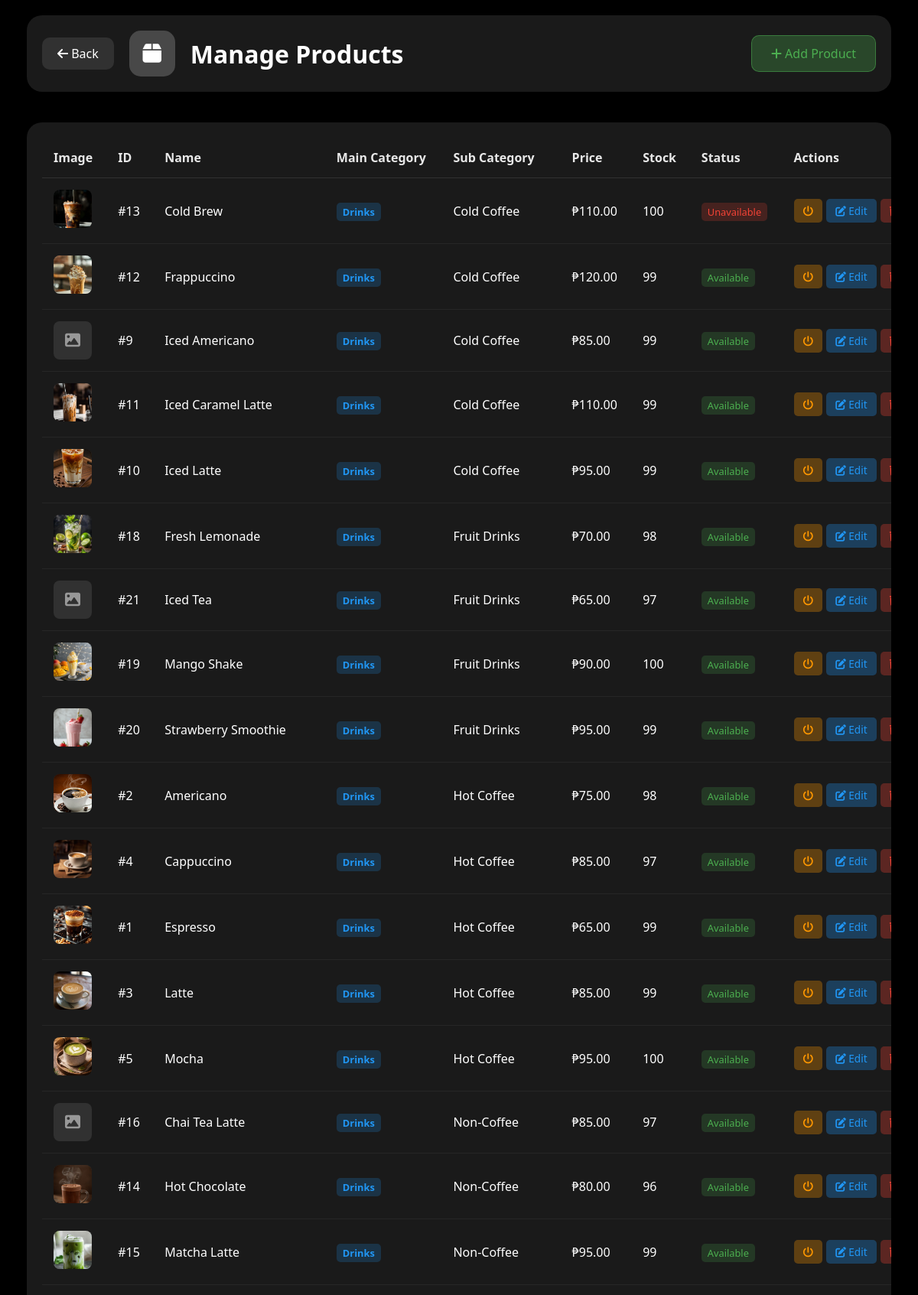
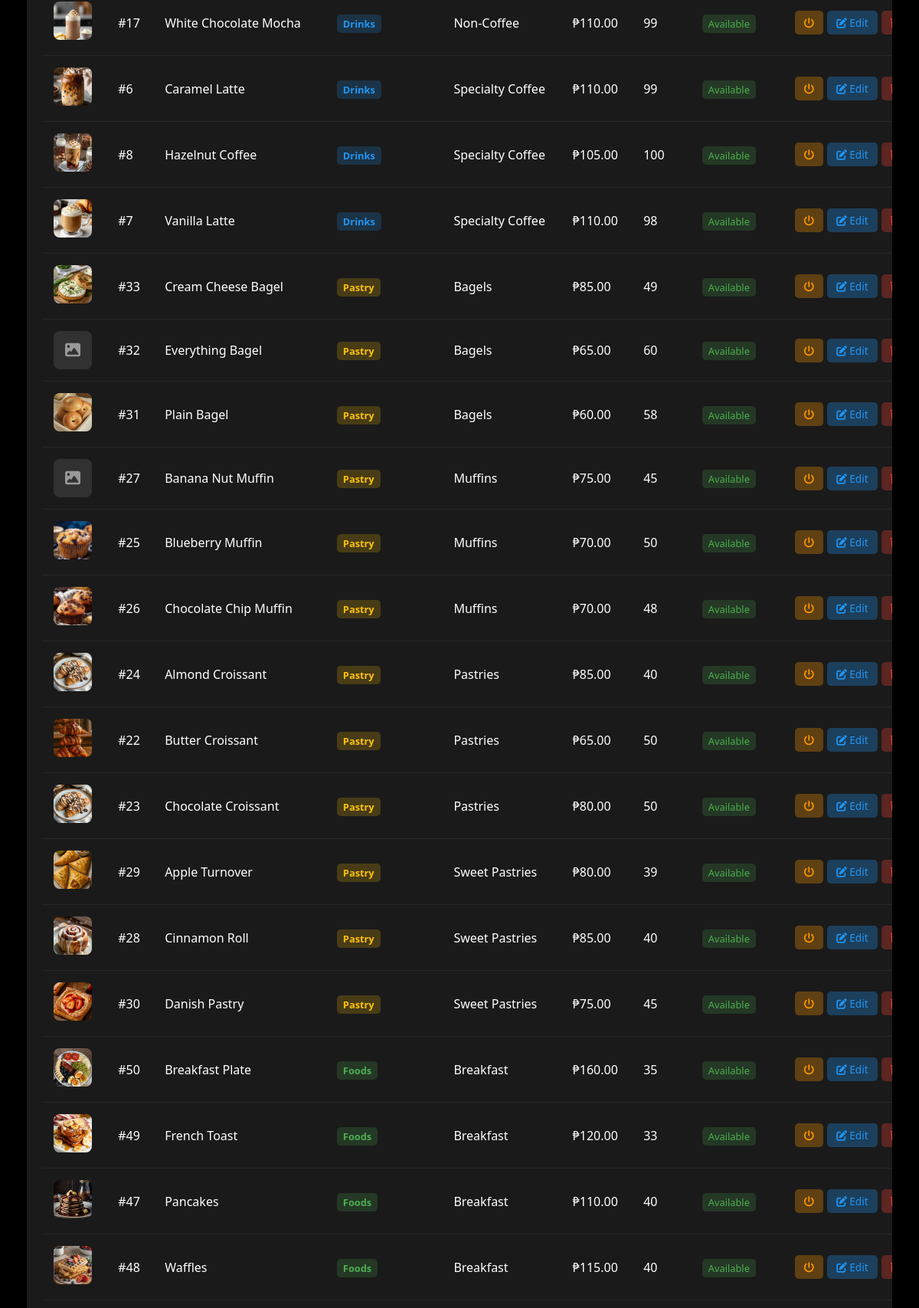
/manage-products.php (signed in, upper part), run on the app's committed database (2 pictures, top to bottom).
### tables this page shows
CREATE TABLE `products` (
  `id` int(11) NOT NULL,
  `name` varchar(100) NOT NULL,
  `description` text DEFAULT NULL,
  `price` decimal(10,2) NOT NULL,
  `main_category` enum('drinks','pastry','foods') NOT NULL,
  `sub_category` varchar(50) DEFAULT NULL,
  `image` varchar(255) DEFAULT 'default-product.jpg',
  `stock` int(11) DEFAULT 0,
  `is_available` tinyint(1) DEFAULT 1,
  `created_at` timestamp NOT NULL DEFAULT current_timestamp(),
  `updated_at` timestamp NULL DEFAULT NULL ON UPDATE current_timestamp()
);

### manage-products.php (the view, shortened to what this page needs)
<?php
require_once 'config.php';
$products = $conn->query("SELECT * FROM products ORDER BY main_category, sub_category, name");
?>
<!DOCTYPE html>
<html lang="en">
<head>
    <link rel="stylesheet" href="https://cdnjs.cloudflare.com/ajax/libs/font-awesome/6.4.0/css/all.min.css">
</head>
<body>
    <video autoplay muted loop id="video-background">
        <source src="videos/coffee-bg2.mp4" type="video/mp4">
    </video>
    <div class="video-overlay"></div>
    <div class="container">
        <div class="header">
            <div class="brand">
                <a href="dashboard.php"><i class="fas fa-arrow-left"></i> Back</a>
                <div class="logo"><i class="fas fa-box"></i></div>
                <div class="brand-text">
                    <h1>Manage Products</h1>
                </div>
            </div>
            <button class="btn-add" onclick="openAddModal()"><i class="fas fa-plus"></i> Add Product</button>
        </div>
        <div class="products-table">
            <table>
                <thead>
                    <tr>
                        <th>Image</th>
                        <th>ID</th>
                        <th>Name</th>
                        <th>Main Category</th>
                        <th>Sub Category</th>
                        <th>Price</th>
                        <th>Stock</th>
                        <th>Status</th>
                        <th>Actions</th>
                    </tr>
                </thead>
                <tbody>
                    <?php if ($products && $products->num_rows > 0): ?>
                        <?php while($product = $products->fetch_assoc()): ?>
                        <tr>
                            <td>
                                <?php
                                $image_path = "images/" . $product['image'];
                                if (!empty($product['image']) && file_exists($image_path)):
                                ?>
                                    <img src="<?php echo $image_path; ?>" alt="<?php echo $product['name']; ?>" class="product-thumb">
                                <?php else: ?>
                                    <div class="product-thumb-placeholder">
                                        <i class="fas fa-image"></i>
                                    </div>
                                <?php endif; ?>
                            </td>
                            <td>#<?php echo $product['id']; ?></td>
                            <td><?php echo htmlspecialchars($product['name']); ?></td>
                            <td>
                                <span class="category-badge category-<?php echo $product['main_category']; ?>">
                                    <?php echo ucfirst($product['main_category']); ?>
                                </span>
                            </td>
                            <td><?php echo htmlspecialchars($product['sub_category'] ?? 'N/A'); ?></td>
                            <td>₱<?php echo number_format($product['price'],2); ?></td>
                            <td><?php echo $product['stock']; ?></td>
                            <td>
                                <span class="availability-badge <?php echo $product['is_available'] ? 'available' : 'unavailable'; ?>">
                                    <?php echo $product['is_available'] ? 'Available' : 'Unavailable'; ?>
                                </span>
                            </td>
                            <td>
                                <div class="action-buttons">
                                    <form method="POST" style="display: inline;">
                                        <button type="submit" name="toggle_availability" class="btn-toggle" title="Toggle Availability">
                                            <i class="fas fa-power-off"></i>
                                        </button>
                                    </form>
                                    <button class="btn-edit" onclick='openEditModal(<?php echo json_encode($product); ?>)'>
                                        <i class="fas fa-edit"></i> Edit
                                    </button>
                                    <button class="btn-delete" onclick="openDeleteModal(<?php echo $product['id']; ?>, '<?php echo addslashes($product['name']); ?>', '<?php echo $product['image']; ?>')">
                                        <i class="fas fa-trash"></i> Delete
                                    </button>
                                </div>
                            </td>
                        </tr>
                        <?php endwhile; ?>
                    <?php endif; ?>
                </tbody>
            </table>
        </div>
    </div>
</body>
</html>

### manage-products.php (style rules this page uses)
* { margin: 0; padding: 0; box-sizing: border-box; font-family: 'Segoe UI', 'Helvetica Neue', Arial, sans-serif; }
body { min-height: 100vh; padding: 20px; background: #000; position: relative; overflow-x: hidden; }
#video-background { position: fixed; top: 0; left: 0; width: 100%; height: 100%; object-fit: cover; z-index: -2; }
.video-overlay { position: fixed; top: 0; left: 0; width: 100%; height: 100%; background: rgba(0,0,0,0.4); z-index: -1; }
.container { max-width: 1400px; margin: 0 auto; padding: 0 15px; }
.header { display: flex; justify-content: space-between; align-items: center; margin-bottom: 40px; padding: 20px; background: rgba(255,255,255,0.1); border-radius: 20px; backdrop-filter: blur(15px); flex-wrap: wrap; gap: 20px; }
.brand { display: flex; align-items: center; gap: 20px; flex-wrap: wrap; }
.brand a { color: white; text-decoration: none; padding: 10px 20px; background: rgba(255,255,255,0.1); border-radius: 10px; transition: all 0.3s; }
.logo { width: 60px; height: 60px; background: rgba(255,255,255,0.2); border-radius: 15px; display: flex; align-items: center; justify-content: center; color: white; font-size: 28px; }
.brand-text h1 { color: white; font-size: clamp(1.5rem, 4vw, 2rem); }
.btn-add { background: rgba(76,175,80,0.3); color: #4CAF50; border: 1px solid rgba(76,175,80,0.5); padding: 12px 25px; border-radius: 10px; cursor: pointer; font-size: 1rem; transition: all 0.3s; white-space: nowrap; }
.products-table { width: 100%; background: rgba(255,255,255,0.1); border-radius: 20px; padding: 20px; backdrop-filter: blur(15px); overflow-x: auto; }
.products-table table { width: 100%; border-collapse: collapse; min-width: 1200px; }
.products-table th { color: rgba(255,255,255,0.9); text-align: left; padding: 15px; border-bottom: 1px solid rgba(255,255,255,0.1); font-weight: 600; }
.products-table td { color: white; padding: 15px; border-bottom: 1px solid rgba(255,255,255,0.05); vertical-align: middle; }
.product-thumb { width: 50px; height: 50px; border-radius: 8px; object-fit: cover; background: rgba(255,255,255,0.1); }
.product-thumb-placeholder { width: 50px; height: 50px; border-radius: 8px; background: rgba(255,255,255,0.1); display: flex; align-items: center; justify-content: center; color: rgba(255,255,255,0.5); font-size: 20px; }
.category-badge { padding: 3px 8px; border-radius: 5px; font-size: 0.8rem; font-weight: 600; }
.category-drinks { background: rgba(33,150,243,0.2); color: #2196F3; }
.category-pastry { background: rgba(255,193,7,0.2); color: #ffc107; }
.category-foods { background: rgba(76,175,80,0.2); color: #4CAF50; }
.availability-badge { padding: 3px 8px; border-radius: 5px; font-size: 0.8rem; }
.available { background: rgba(76,175,80,0.2); color: #4CAF50; }
.unavailable { background: rgba(244,67,54,0.2); color: #f44336; }
.action-buttons { display: flex; gap: 5px; flex-wrap: wrap; }
.btn-edit, .btn-delete, .btn-toggle { padding: 6px 12px; border-radius: 5px; border: none; cursor: pointer; transition: all 0.3s; font-size: 0.85rem; }
.btn-edit { background: rgba(33,150,243,0.3); color: #2196F3; }
.btn-delete { background: rgba(244,67,54,0.3); color: #f44336; }
.btn-toggle { background: rgba(255,152,0,0.3); color: #ff9800; }

### data on the page
products: image (picture), id "13", name "Cold Brew", main_category "Drinks", sub_category "Cold Coffee", price "110.00", stock "100", is_available "Unavailable"
products: image (picture), id "12", name "Frappuccino", main_category "Drinks", sub_category "Cold Coffee", price "120.00", stock "99", is_available "Available"
products: id "9", name "Iced Americano", main_category "Drinks", sub_category "Cold Coffee", price "85.00", stock "99", is_available "Available"
products: image (picture), id "11", name "Iced Caramel Latte", main_category "Drinks", sub_category "Cold Coffee", price "110.00", stock "99", is_available "Available"
products: image (picture), id "10", name "Iced Latte", main_category "Drinks", sub_category "Cold Coffee", price "95.00", stock "99", is_available "Available"
products: image (picture), id "18", name "Fresh Lemonade", main_category "Drinks", sub_category "Fruit Drinks", price "70.00", stock "98", is_available "Available"
products: id "21", name "Iced Tea", main_category "Drinks", sub_category "Fruit Drinks", price "65.00", stock "97", is_available "Available"
products: image (picture), id "19", name "Mango Shake", main_category "Drinks", sub_category "Fruit Drinks", price "90.00", stock "100", is_available "Available"
products: image (picture), id "20", name "Strawberry Smoothie", main_category "Drinks", sub_category "Fruit Drinks", price "95.00", stock "99", is_available "Available"
products: image (picture), id "2", name "Americano", main_category "Drinks", sub_category "Hot Coffee", price "75.00", stock "98", is_available "Available"
products: image (picture), id "4", name "Cappuccino", main_category "Drinks", sub_category "Hot Coffee", price "85.00", stock "97", is_available "Available"
products: image (picture), id "1", name "Espresso", main_category "Drinks", sub_category "Hot Coffee", price "65.00", stock "99", is_available "Available"
products: image (picture), id "3", name "Latte", main_category "Drinks", sub_category "Hot Coffee", price "85.00", stock "99", is_available "Available"
products: image (picture), id "5", name "Mocha", main_category "Drinks", sub_category "Hot Coffee", price "95.00", stock "100", is_available "Available"
products: id "16", name "Chai Tea Latte", main_category "Drinks", sub_category "Non-Coffee", price "85.00", stock "97", is_available "Available"
products: image (picture), id "14", name "Hot Chocolate", main_category "Drinks", sub_category "Non-Coffee", price "80.00", stock "96", is_available "Available"
products: image (picture), id "15", name "Matcha Latte", main_category "Drinks", sub_category "Non-Coffee", price "95.00", stock "99", is_available "Available"
products: image (picture), id "17", name "White Chocolate Mocha", main_category "Drinks", sub_category "Non-Coffee", price "110.00", stock "99", is_available "Available"
products: image (picture), id "6", name "Caramel Latte", main_category "Drinks", sub_category "Specialty Coffee", price "110.00", stock "99", is_available "Available"
products: image (picture), id "8", name "Hazelnut Coffee", main_category "Drinks", sub_category "Specialty Coffee", price "105.00", stock "100", is_available "Available"
products: image (picture), id "7", name "Vanilla Latte", main_category "Drinks", sub_category "Specialty Coffee", price "110.00", stock "98", is_available "Available"
products: image (picture), id "33", name "Cream Cheese Bagel", main_category "Pastry", sub_category "Bagels", price "85.00", stock "49", is_available "Available"
products: id "32", name "Everything Bagel", main_category "Pastry", sub_category "Bagels", price "65.00", stock "60", is_available "Available"
products: image (picture), id "31", name "Plain Bagel", main_category "Pastry", sub_category "Bagels", price "60.00", stock "58", is_available "Available"
products: id "27", name "Banana Nut Muffin", main_category "Pastry", sub_category "Muffins", price "75.00", stock "45", is_available "Available"
products: image (picture), id "25", name "Blueberry Muffin", main_category "Pastry", sub_category "Muffins", price "70.00", stock "50", is_available "Available"
products: image (picture), id "26", name "Chocolate Chip Muffin", main_category "Pastry", sub_category "Muffins", price "70.00", stock "48", is_available "Available"
products: image (picture), id "24", name "Almond Croissant", main_category "Pastry", sub_category "Pastries", price "85.00", stock "40", is_available "Available"
products: image (picture), id "22", name "Butter Croissant", main_category "Pastry", sub_category "Pastries", price "65.00", stock "50", is_available "Available"
products: image (picture), id "23", name "Chocolate Croissant", main_category "Pastry", sub_category "Pastries", price "80.00", stock "50", is_available "Available"
products: image (picture), id "29", name "Apple Turnover", main_category "Pastry", sub_category "Sweet Pastries", price "80.00", stock "39", is_available "Available"
products: image (picture), id "28", name "Cinnamon Roll", main_category "Pastry", sub_category "Sweet Pastries", price "85.00", stock "40", is_available "Available"
products: image (picture), id "30", name "Danish Pastry", main_category "Pastry", sub_category "Sweet Pastries", price "75.00", stock "45", is_available "Available"
products: image (picture), id "50", name "Breakfast Plate", main_category "Foods", sub_category "Breakfast", price "160.00", stock "35", is_available "Available"
products: image (picture), id "49", name "French Toast", main_category "Foods", sub_category "Breakfast", price "120.00", stock "33", is_available "Available"
products: image (picture), id "47", name "Pancakes", main_category "Foods", sub_category "Breakfast", price "110.00", stock "40", is_available "Available"
products: image (picture), id "48", name "Waffles", main_category "Foods", sub_category "Breakfast", price "115.00", stock "40", is_available "Available"
